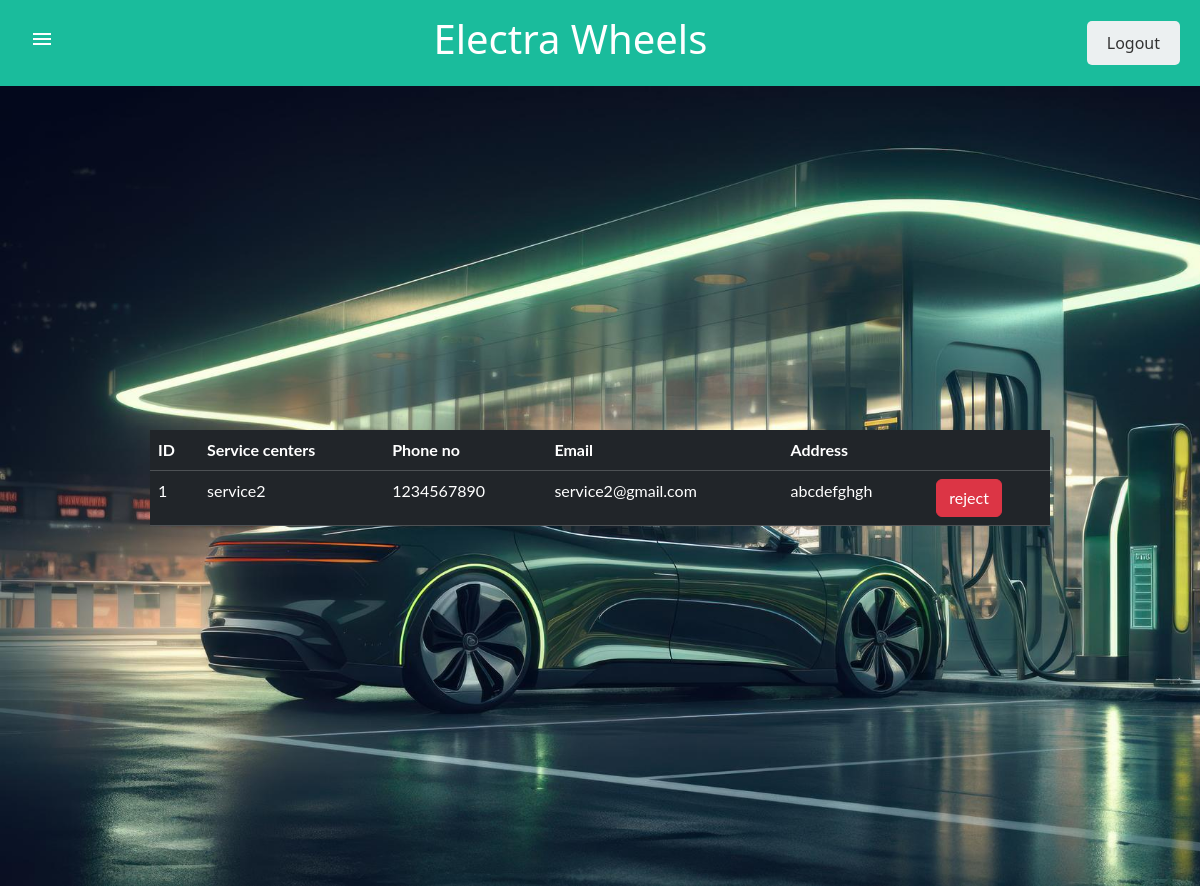
The app's page /service/, older data.
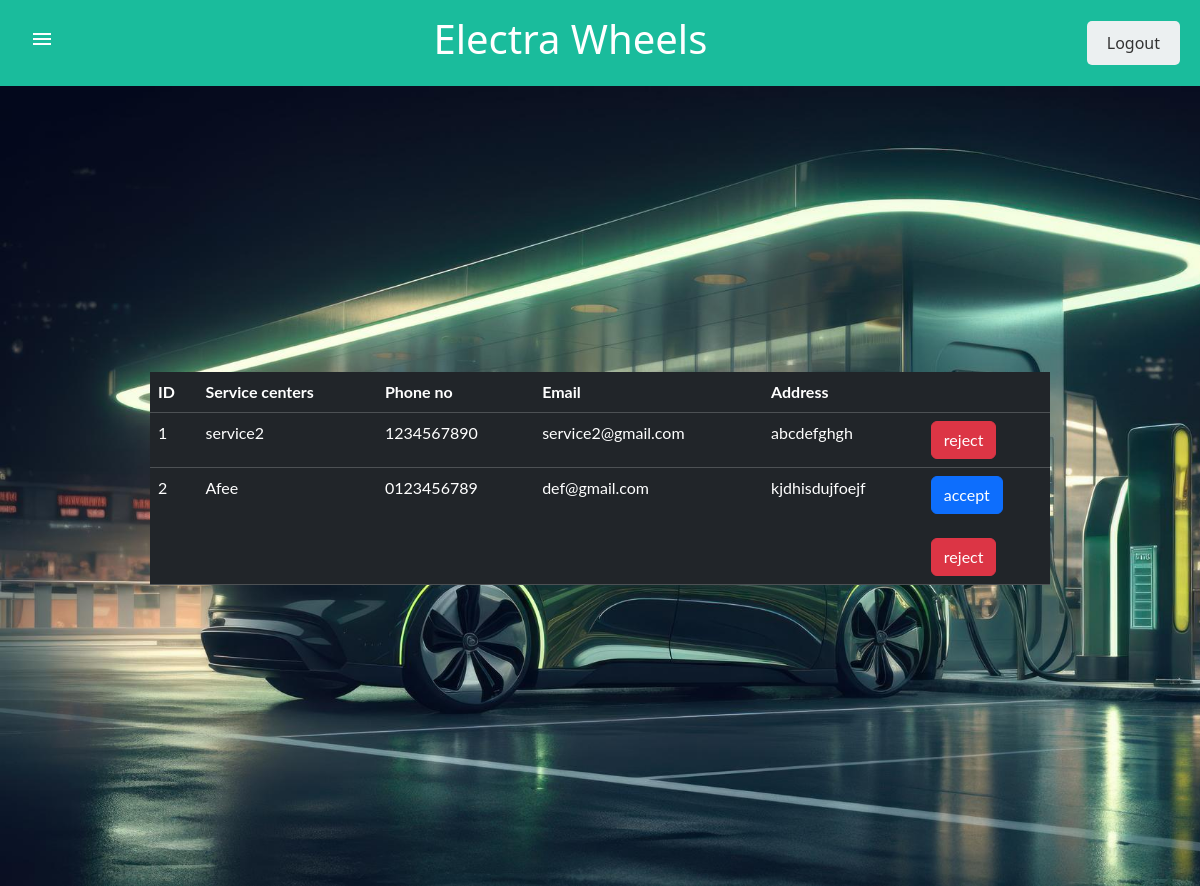
The same page, newer data.
### evapp/models.py (models this page shows)
class ServiceTable(models.Model):
    LOGIN=models.ForeignKey(Logintable, on_delete=models.CASCADE)
    Name = models.CharField(max_length=30, blank=True, null=True)
    Email = models.CharField(max_length=30, blank=True, null=True)
    Phone = models.CharField(blank=True, null=True ,max_length=10)
    Address = models.CharField(max_length=30, blank=True, null=True)

### evapp/views.py (the view)
# urls.py: path('service/',ServicePage.as_view(), name="service"),
class ServicePage(View):
    login_url='/'
    def get(self,request):
        obj= ServiceTable.objects.all()
        return render(request, 'manage service.html',{'obj':obj})

### template/manage service.html
{% extends 'admin_home.html'%}
{%block body%}
<div class="body">
    <table class="table table-dark " style="width: 900px;">
        <tr>
            <th>ID</th>
            <th>Service centers</th>
            <th>Phone no</th>
            <th>Email</th>
            <th>Address</th>
            <th></th>
        </tr>
        {% for i in obj %}
        <tr>
            <td>{{ forloop.counter}}</td>
            <td>{{i.Name}}</td>
            <td>{{i.Phone}}</td>
            <td>{{i.Email}}</td>
            <td>{{i.Address}}</td></td>
            <td>
                {% if i.LOGIN.status == "pending" %}
                <a href="/accept_service_center/{{i.LOGIN.id}}" class="btn btn-primary">accept</a><br><br>
                <a href="/reject_service_center/{{i.LOGIN.id}}" class="btn btn-danger">reject</a>
                {% elif i.LOGIN.status == "active" %}
                <a href="/reject_service_center/{{i.LOGIN.id}}" class="btn btn-danger">reject</a>
                {% elif i.LOGIN.status == "reject" %}
                <a href="/accept_service_center/{{i.LOGIN.id}}" class="btn btn-primary">accept</a><br><br>
                {% endif %}
        </td>
        </tr>
        {% endfor %}
    </table>
</div>
    {% endblock %}

Row changes from the older to the newer data that the page shows:
added ServiceTable: Name "Afee", Phone "0123456789", Email "def@gmail.com", Address "kjdhisdujfoejf"
